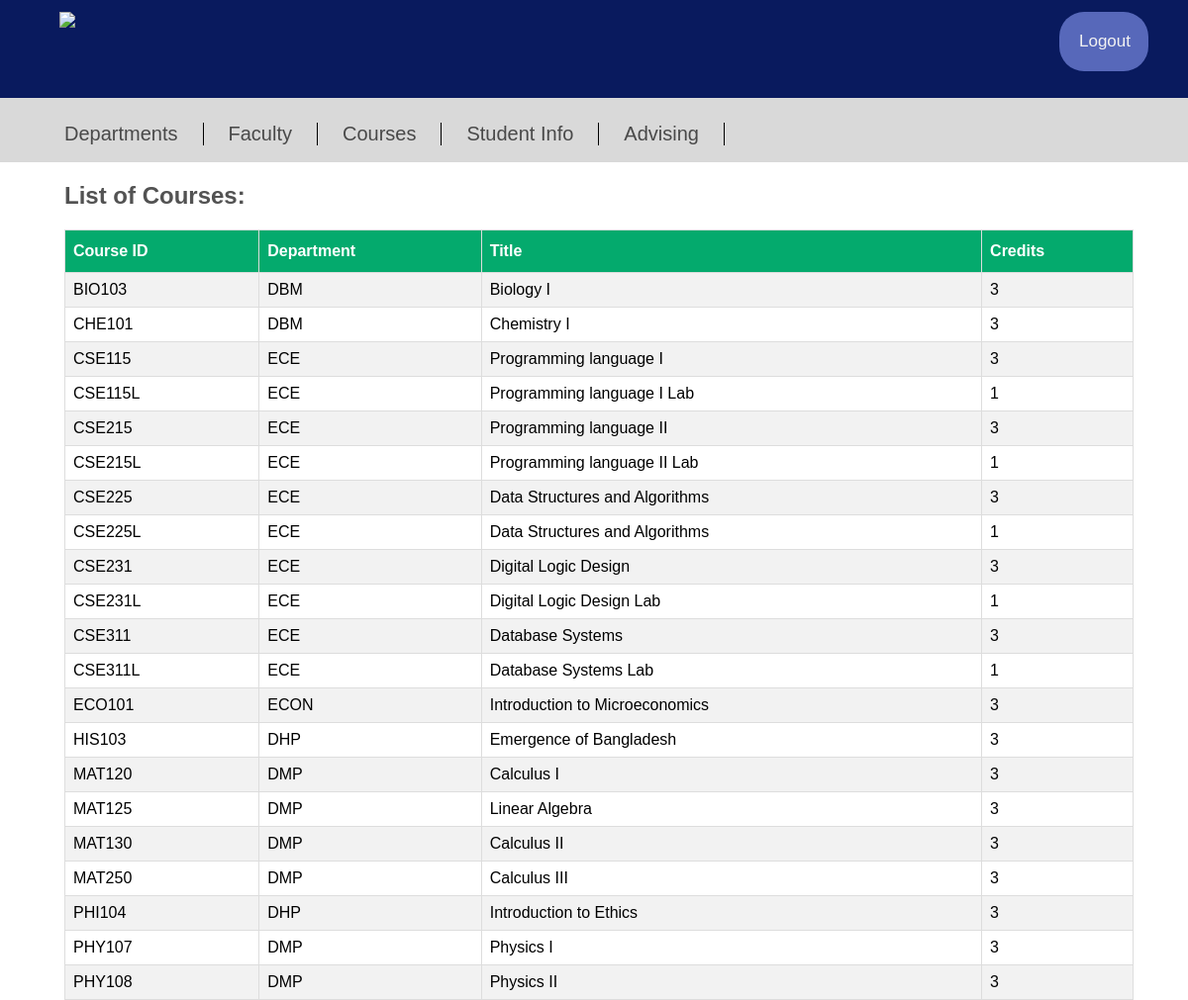
Screenshot of /Courses.php with the database file from the repository.
### tables this page shows
CREATE TABLE `course` (
  `course_id` varchar(10) NOT NULL,
  `dept_id` varchar(10) NOT NULL,
  `title` varchar(30) NOT NULL,
  `credits` int(11) NOT NULL
);

### Courses.php (the view, shortened to what this page needs)
<!DOCTYPE html>
<html>
<head>
</head>
<body>
   <div class="topnav">
      <img src="https://rds3.northsouth.edu/assets/images/logo-wide.png" style="max-width:340px; margin-left: 45px" >
      <a href="logout.php?logout" style="border-radius: 25px;
         background: #5768ba;
         padding: 20px;
         width: 50px;
         height: 20px;">Logout</a>
   </div>
   <div class="bottomnav">
      <ul>
         <a href="Departments.php">Departments</a>
         <a href="Faculty.php">Faculty</a>
         <a href="Courses.php">Courses</a>
         <a href="Studentinfo.php">Student Info</a>
         <a href="Advising.php">Advising</a>
      </ul>
   </div>
   <h2 style="font-family: Arial,sans-serif; margin-left: 65px; color: #525252">List of Courses:</h2>
   <table id = "tablestyle">
      <tr>
         <th>Course ID</th>
         <th>Department</th>
         <th>Title</th>
         <th>Credits</th>
      </tr>
      <?php
         $con=mysqli_connect('localhost', 'root', '', 'nsu_rds');
         $sql = "SELECT * FROM course";
         $result = $con -> query($sql);
         if($result -> num_rows > 0){
            while($row = $result-> fetch_assoc()){
               echo "<tr><td>". $row["course_id"] ."</td><td>". $row["dept_id"] ."</td><td>". $row["title"] ."</td><td>". $row["credits"] ."</td></tr>";
            }
         echo "</table>";
      }
      else{
         echo "0 Results found";
      }
   ?>
</body>
</html>

### Courses.php (style rules this page uses)
body { margin: 0; padding: 0; }
.topnav { height: 75px; padding: 12px 15px; background-color: #091a5e; overflow: hidden; }
.topnav a { float: Right; margin-right: 25px; color: #f2f2f2; text-align: center; padding: 25px 50px; text-decoration: none; font-family: Arial, sans-serif; font-size: 17px; }
.bottomnav { height: 65px; background: #d9d9d9; }
.bottomnav ul { height: 40px; display: inline-flex; justify-content: safe left; align-items: center; }
.bottomnav ul a { color: #494949; padding: 0px 25px; border-right: 1px solid black; text-decoration: none; font-family: Arial, sans-serif; font-size: 20px; }
#tablestyle { font-family: Arial, Helvetica, sans-serif; border-collapse: collapse; width: 90%; margin-left: 65px; margin-right: 65px; }
#tablestyle td, #tablestyle th { border: 1px solid #ddd; padding: 8px; }
#tablestyle tr:nth-child(even) { background-color: #f2f2f2; }
#tablestyle th { padding-top: 12px; padding-bottom: 12px; text-align: left; background-color: #04AA6D; color: white; }

### rows the page displays
course: course_id "BIO103", dept "DBM", title "Biology I", credits "3"
course: course_id "CHE101", dept "DBM", title "Chemistry I", credits "3"
course: course_id "CSE115", dept "ECE", title "Programming language I", credits "3"
course: course_id "CSE115L", dept "ECE", title "Programming language I Lab", credits "1"
course: course_id "CSE215", dept "ECE", title "Programming language II", credits "3"
course: course_id "CSE215L", dept "ECE", title "Programming language II Lab", credits "1"
course: course_id "CSE225", dept "ECE", title "Data Structures and Algorithms", credits "3"
course: course_id "CSE225L", dept "ECE", title "Data Structures and Algorithms", credits "1"
course: course_id "CSE231", dept "ECE", title "Digital Logic Design", credits "3"
course: course_id "CSE231L", dept "ECE", title "Digital Logic Design Lab", credits "1"
course: course_id "CSE311", dept "ECE", title "Database Systems", credits "3"
course: course_id "CSE311L", dept "ECE", title "Database Systems Lab", credits "1"
course: course_id "ECO101", dept "ECON", title "Introduction to Microeconomics", credits "3"
course: course_id "HIS103", dept "DHP", title "Emergence of Bangladesh", credits "3"
course: course_id "MAT120", dept "DMP", title "Calculus I", credits "3"
course: course_id "MAT125", dept "DMP", title "Linear Algebra", credits "3"
course: course_id "MAT130", dept "DMP", title "Calculus II", credits "3"
course: course_id "MAT250", dept "DMP", title "Calculus III", credits "3"
course: course_id "PHI104", dept "DHP", title "Introduction to Ethics", credits "3"
course: course_id "PHY107", dept "DMP", title "Physics I", credits "3"
course: course_id "PHY108", dept "DMP", title "Physics II", credits "3"
